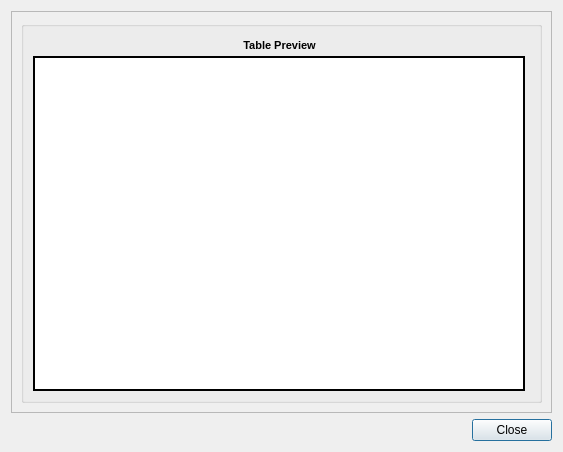
<?xml version="1.0" encoding="UTF-8"?>
<ui version="4.0">
 <class>Dialog</class>
 <widget class="QDialog" name="Dialog">
  <property name="geometry">
   <rect>
    <x>0</x>
    <y>0</y>
    <width>563</width>
    <height>452</height>
   </rect>
  </property>
  <property name="windowTitle">
   <string>Dialog</string>
  </property>
  <layout class="QVBoxLayout" name="verticalLayout_3">
   <item>
    <layout class="QVBoxLayout" name="verticalLayout_5">
     <item>
      <widget class="QFrame" name="frame">
       <property name="frameShape">
        <enum>QFrame::StyledPanel</enum>
       </property>
       <property name="frameShadow">
        <enum>QFrame::Raised</enum>
       </property>
       <layout class="QVBoxLayout" name="verticalLayout_4">
        <item>
         <widget class="QGroupBox" name="groupBox">
          <property name="font">
           <font>
            <pointsize>12</pointsize>
            <weight>75</weight>
            <bold>true</bold>
           </font>
          </property>
          <property name="title">
           <string/>
          </property>
          <property name="alignment">
           <set>Qt::AlignCenter</set>
          </property>
          <layout class="QVBoxLayout" name="verticalLayout">
           <item>
            <layout class="QVBoxLayout" name="verticalLayout_2">
             <property name="spacing">
              <number>0</number>
             </property>
             <property name="leftMargin">
              <number>0</number>
             </property>
             <property name="rightMargin">
              <number>5</number>
             </property>
             <item>
              <layout class="QHBoxLayout" name="horizontalLayout_2">
               <item>
                <spacer name="horizontalSpacer_5">
                 <property name="orientation">
                  <enum>Qt::Horizontal</enum>
                 </property>
                 <property name="sizeHint" stdset="0">
                  <size>
                   <width>40</width>
                   <height>20</height>
                  </size>
                 </property>
                </spacer>
               </item>
               <item>
                <widget class="QLabel" name="label_3">
                 <property name="sizePolicy">
                  <sizepolicy hsizetype="Fixed" vsizetype="Fixed">
                   <horstretch>0</horstretch>
                   <verstretch>0</verstretch>
                  </sizepolicy>
                 </property>
                 <property name="font">
                  <font>
                   <pointsize>8</pointsize>
                  </font>
                 </property>
                 <property name="text">
                  <string>Table Preview</string>
                 </property>
                 <property name="alignment">
                  <set>Qt::AlignCenter</set>
                 </property>
                </widget>
               </item>
               <item>
                <spacer name="horizontalSpacer_4">
                 <property name="orientation">
                  <enum>Qt::Horizontal</enum>
                 </property>
                 <property name="sizeHint" stdset="0">
                  <size>
                   <width>40</width>
                   <height>20</height>
                  </size>
                 </property>
                </spacer>
               </item>
              </layout>
             </item>
             <item>
              <widget class="QTableView" name="tabviewPreview">
               <property name="focusPolicy">
                <enum>Qt::ClickFocus</enum>
               </property>
               <property name="frameShape">
                <enum>QFrame::WinPanel</enum>
               </property>
               <property name="frameShadow">
                <enum>QFrame::Plain</enum>
               </property>
              </widget>
             </item>
            </layout>
           </item>
          </layout>
         </widget>
        </item>
       </layout>
      </widget>
     </item>
     <item>
      <layout class="QHBoxLayout" name="horizontalLayout_7">
       <item>
        <spacer name="horizontalSpacer_6">
         <property name="orientation">
          <enum>Qt::Horizontal</enum>
         </property>
         <property name="sizeHint" stdset="0">
          <size>
           <width>40</width>
           <height>20</height>
          </size>
         </property>
        </spacer>
       </item>
       <item>
        <widget class="QPushButton" name="btnCancel">
         <property name="text">
          <string>Close</string>
         </property>
        </widget>
       </item>
      </layout>
     </item>
    </layout>
   </item>
  </layout>
 </widget>
 <resources/>
 <connections/>
</ui>
